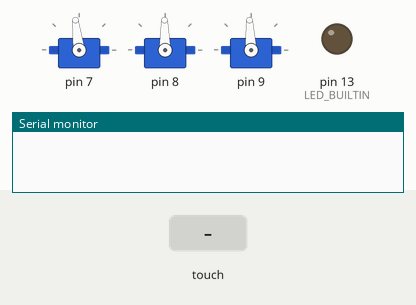
Simulated run of this sketch. Board: Arduino Leonardo, built with avr-gcc and run on an emulated ATmega32U4. On the bench: 3 × servo, output pins drawn as LEDs (lit = HIGH), the last lines printed to the serial monitor. The test bench sets the inputs (shaded band).

Above: at 1.2 s.
1.3 s: touch panel pressed at 13 % / 10 % of its raw x / y range
At 1.56 s:
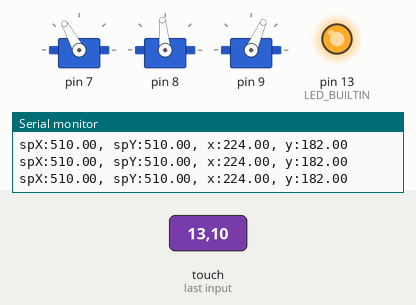
3.1 s: touch panel pressed at 38 % / 10 % of its raw x / y range
At 3.31 s:
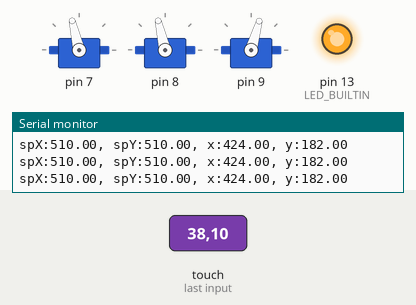
4.9 s: touch panel pressed at 62 % / 10 % of its raw x / y range
At 5.11 s:
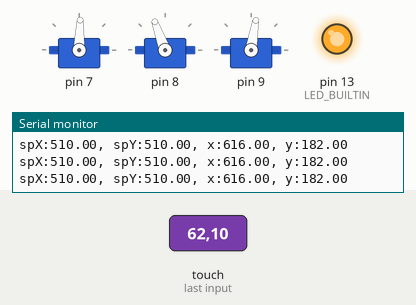
6.7 s: touch panel pressed at 87 % / 10 % of its raw x / y range
At 6.91 s:
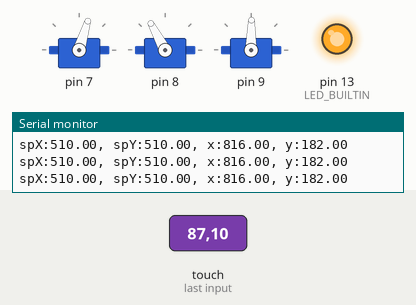
8.5 s: touch panel pressed at 38 % / 30 % of its raw x / y range
At 9.3 s:
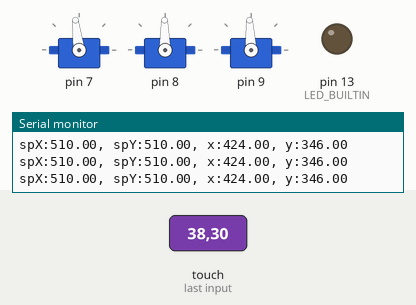
10.3 s: touch panel pressed at 62 % / 50 % of its raw x / y range
At 10.51 s:
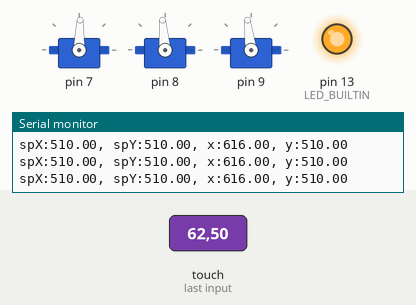
Timing chart, 0 to 13.1 s (numbered marks = the images above; inputs shaded):
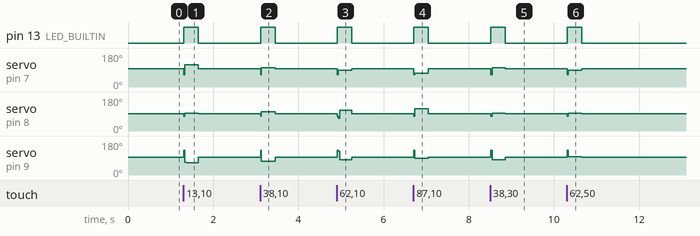

Measured:
- after the input at 1.3 s, pin 13 (LED_BUILTIN): LOW → HIGH at once, → LOW 0.34 s later; servo on pin 7: 97° → 118° at once, → 119° 0.16 s later, → 97° 0.18 s later; servo on pin 8: 91° → 95° at once, → 91° 0.34 s later; servo on pin 9: 93° → 66° at once, → 93° 0.34 s later
- after the input at 3.1 s, pin 13 (LED_BUILTIN): LOW → HIGH at once, → LOW 0.34 s later; servo on pin 7: 97° → 103° at once, → 97° 0.34 s later; servo on pin 8: 91° → 103° at once, → 91° 0.34 s later; servo on pin 9: 93° → 74° at once, → 93° 0.34 s later
- after the input at 4.9 s, pin 13 (LED_BUILTIN): LOW → HIGH at once, → LOW 0.34 s later; servo on pin 7: 97° → 88° at once, → 97° 0.34 s later; servo on pin 8: 91° → 110° at once, → 91° 0.34 s later; servo on pin 9: 93° → 81° at once, → 93° 0.34 s later
- after the input at 6.7 s, pin 13 (LED_BUILTIN): LOW → HIGH at once, → LOW 0.34 s later; servo on pin 7: 97° → 73° at once, → 97° 0.34 s later; servo on pin 8: 91° → 118° at once, → 91° 0.34 s later; servo on pin 9: 93° → 89° at once, → 93° 0.34 s later
- after the input at 8.5 s, pin 13 (LED_BUILTIN): LOW → HIGH at once, → LOW 0.34 s later; servo on pin 7: 97° → 103° at once, → 97° 0.34 s later; servo on pin 8: 91° → 95° at once, → 91° 0.34 s later; servo on pin 9: 93° → 82° at once, → 93° 0.34 s later
- after the input at 10.3 s, pin 13 (LED_BUILTIN): LOW → HIGH at once, → LOW 0.34 s later; servo on pin 7: 97° → 88° at once, → 97° 0.34 s later; servo on pin 8: 91° → 95° at once, → 91° 0.34 s later; servo on pin 9: 93° → 97° at once, → 93° 0.34 s later

The sketch:

BallPlateControl.ino
```cpp
#include "PID_v1.h"
#include <Servo.h>
#include <TouchScreen.h>
#include "BallPositionFilter.h"

#define YP A0  // must be an analog pin, use "An" notation!
#define XM A3  // must be an analog pin, use "An" notation!
#define YM A2   // can be a digital pin
#define XP A1   // can be a digital pin

// Resistance between X+ and X- is 330 ohms
TouchScreen ts = TouchScreen(XP, YP, XM, YM, 330);
BallPositionFilter ballPosition = BallPositionFilter(&ts);

Servo servos[3];

// Pulse values for centre position for each servo
int servoCentre[] = { 1540, 1480, 1500 }; // MG996R, short arms, ball is stationary

// Aim for centre of plate
#define CENTRE_X 510
#define CENTRE_Y 510
double setPointX = CENTRE_X, setPointY = CENTRE_Y;
int setPointDegrees = 0;

double ballX = -1, ballY = -1;
double outputX, outputY;
const double KP = 0.14;
const double KI = 0.015;
const double KD = 0.05; //0.05
const double ASPECT_RATIO = 0.71; // Ideally 0.75
PID pidX(&ballX, &outputX, &setPointX, KP, KI, KD, DIRECT);
PID pidY(&ballY, &outputY, &setPointY, KP * ASPECT_RATIO, KI * ASPECT_RATIO, KD * ASPECT_RATIO, DIRECT);

int mode = 1;

const int LOOP_MICROS = 20000;

long loopEndTime = 0;

void setServoAngle(uint8_t n, double angle) {
  double pulse = servoCentre[n] + angle * 5.556;
  int offset = servoCentre[n] - 1500;
  pulse = constrain(pulse, 1100 + offset, 1900 + offset);
  servos[n].writeMicroseconds(pulse);
}

void setPlateAngle(double xAngle, double yAngle) {
  setServoAngle(0, xAngle);
  setServoAngle(1, 0.866 * yAngle - xAngle * 0.5);
  setServoAngle(2, -0.866 * yAngle - xAngle * 0.5);
}

void resetPID() {
  ballX = -1;
  ballY = -1;
  setPlateAngle(0, 0);
  pidX.SetMode(MANUAL);
  pidY.SetMode(MANUAL);
  outputX = 0;
  outputY = 0;
}

void computeSetPoint(int mode) {
  if (mode == 1) {
    setPointX = CENTRE_X;
    setPointY = CENTRE_Y;
  } else if ( mode == 2 ) {
    unsigned int setPointCounter = (millis() / 2500 ) % 4;
    if (setPointCounter == 0) {
      setPointX = CENTRE_X - 175;
      setPointY = CENTRE_Y - 175;
    } else if (setPointCounter == 1) {
      setPointX = CENTRE_X + 175;
      setPointY = CENTRE_Y - 175;
    } else if (setPointCounter == 2) {
      setPointX = CENTRE_X + 175;
      setPointY = CENTRE_Y + 175;
    } else if (setPointCounter == 3) {
      setPointX = CENTRE_X - 175;
      setPointY = CENTRE_Y + 175;
    }
  } else if ( mode == 3 ) {
    setPointDegrees += 3;
    if (setPointDegrees >= 360) {
      setPointDegrees = 0;
    }
    setPointX = CENTRE_X + 200 * sin(DEG_TO_RAD * setPointDegrees);
    setPointY = CENTRE_Y + 200 * cos(DEG_TO_RAD * setPointDegrees);
  }
}

void setup() {
  Serial.begin(115200);
  Serial1.begin(115200);

  pinMode(LED_BUILTIN, OUTPUT);
  digitalWrite(LED_BUILTIN, LOW);

  servos[0].attach(7);
  servos[1].attach(8);
  servos[2].attach(9);
  for (int i = 0; i < 3; i++) {
    servos[i].writeMicroseconds(servoCentre[i]);
  }

  delay(50);

  pidX.SetSampleTime(LOOP_MICROS / 1000);
  pidY.SetSampleTime(LOOP_MICROS / 1000);
  pidX.SetOutputLimits(-60, 60);
  pidY.SetOutputLimits(-60, 60);
  pidX.SetMode(AUTOMATIC);
  pidY.SetMode(AUTOMATIC);

  loopEndTime = micros() + LOOP_MICROS;
}

void loop() {
  int oldMode = mode;
  if (Serial1.available()) {
    mode = Serial1.read(); //reads serial input
    mode = mode - '0';
    Serial1.print("New mode: ");
    Serial1.println(mode);
  }

  if (mode == 0) {
    delay(100);
    if (oldMode != 0) {
      resetPID();
    }
    return;
  } else if (oldMode == 0) {
    pidX.SetMode(AUTOMATIC);
    pidY.SetMode(AUTOMATIC);
  }

  computeSetPoint(mode);

  boolean wasPresent = ballPosition.isPresent();
  TSPoint p = ballPosition.getPoint();

  if (ballPosition.isPresent()) {
    // Restart the PID controllers if the ball is placed back on the plate
    if (!wasPresent) {
      pidX.SetMode(AUTOMATIC);
      pidY.SetMode(AUTOMATIC);
      digitalWrite(LED_BUILTIN, HIGH);
    }

    ballX = p.x;
    ballY = p.y;

    pidX.Compute();
    pidY.Compute();

    setPlateAngle(outputX, outputY);

    Serial.print("spX:");
    Serial.print(setPointX);
    Serial.print(", spY:");
    Serial.print(setPointY);
    Serial.print(", x:");
    Serial.print(ballX);
    Serial.print(", y:");
    Serial.print(ballY);
    //Serial.print(", outX:");
    /*Serial.print("outX:");
      Serial.print(outputX);
      Serial.print(", outY:");
      Serial.print(outputY);*/
    Serial.println();
  }

  // Assume the ball is removed if we have 10 contiguous missed readings
  else if (wasPresent) {
    resetPID();
    digitalWrite(LED_BUILTIN, LOW);
  }

  while (loopEndTime > micros());
  loopEndTime += LOOP_MICROS;
}
```

BallPositionFilter.cpp
```cpp
#include <Arduino.h>
#include "BallPositionFilter.h"

#define SPIKE_THRESHOLD 60
#define MISSED_READING_LIMIT 10
#define SPIKE_LIMIT 2

BallPositionFilter::BallPositionFilter(TouchScreen* ts) {
  touchScreen = ts;
  previousX = -1;
  previousY = -1;
  spikeCount = 0;

  // Start by assuming the ball is not present
  missedReadingCount = MISSED_READING_LIMIT;

  // Ignore first reading, which always seems to have an X value, even when there is no ball.
  //TSPoint p = touchScreen -> getPoint();

  filterX = LowPassFilter();
  filterY = LowPassFilter();
}

TSPoint BallPositionFilter::getPoint() {
  TSPoint p = touchScreen -> getPoint();

  bool xPresent = p.x > 0;
  bool spikeX = previousX != -1 && abs(previousX - p.x) >= SPIKE_THRESHOLD;
  bool spikeY = previousY != -1 && abs(previousY - p.y) >= SPIKE_THRESHOLD;
  bool spike = (spikeX || spikeY) && spikeCount < SPIKE_LIMIT;

  // Ignore any reading where there is no X value, or where the X or Y value dramatically by 50 (out of 1024).
  bool skipReading = !xPresent || spike;

  if (!skipReading) {
    previousX = p.x;
    previousY = p.y;
    spikeCount = 0;
    missedReadingCount = 0;

#ifdef RAW_POSITION_DEBUG
    Serial.print("rX:"); Serial.print(p.x);
    Serial.print(", rY:"); Serial.print(p.y);
#endif

#ifdef LOW_PASS_FILTER
    p.x = filterX.step(p.x);
    p.y = filterY.step(p.y);
#endif

#ifdef INTERMEDIATE_POSITION_DEBUG
    Serial.print(", iX:"); Serial.print(p.x);
    Serial.print(", iY:"); Serial.print(p.y);
#endif

  } else {
    if (isPresent()) {
      missedReadingCount += 1;
    }
    if (isPresent()) {
#ifdef RAW_POSITION_DEBUG
      Serial.print("rX:"); Serial.print(p.x);
      Serial.print(", rY:"); Serial.print(p.y);
#endif

#ifdef INTERMEDIATE_POSITION_DEBUG
      Serial.print(", iX:"); Serial.print(previousX);
      Serial.print(", iY:"); Serial.print(previousY);
#endif

#ifdef LOW_PASS_FILTER
      p.x = filterX.step(previousX);
      p.y = filterY.step(previousY);
#else
      p.x = previousX;
      p.y = previousY;
#endif
    } else {
      p.x = 0;
      p.y = 0;
      p.z = 0;
      previousX = -1;
      previousY = -1;
#ifdef LOW_PASS_FILTER
      filterX.reset();
      filterY.reset();
#endif
    }

    if (spike) {
      spikeCount += 1;
    }
  }

  return p;
}

bool BallPositionFilter::isPresent() {
  return missedReadingCount < MISSED_READING_LIMIT;
}
```

BallPositionFilter.h
```cpp
//#define LOW_PASS_FILTER
//#define RAW_POSITION_DEBUG
//#define INTERMEDIATE_POSITION_DEBUG

#include "TouchScreen.h"

class LowPassFilter
{
  public:
    LowPassFilter()
    {
      reset();
    }
  private:
    double v[5];
  public:
    float step(float x) //class II
    {
      v[0] = v[1];
      v[1] = (2.452372752527856026e-1 * x)
             + (0.50952544949442879485 * v[0]);
      return
        (v[0] + v[1]);
    }

    void reset() {
      for (int i = 0; i <= 4; i++) {
        v[i] = 0.0;
      }
    }
};

class BallPositionFilter {
  public:
    BallPositionFilter(TouchScreen* ts);

    TSPoint getPoint();
    bool isPresent();

  private:
    TouchScreen* touchScreen;
    int16_t previousX, previousY;
    int missedReadingCount;
    int spikeCount;
    LowPassFilter filterX, filterY;
};
```
